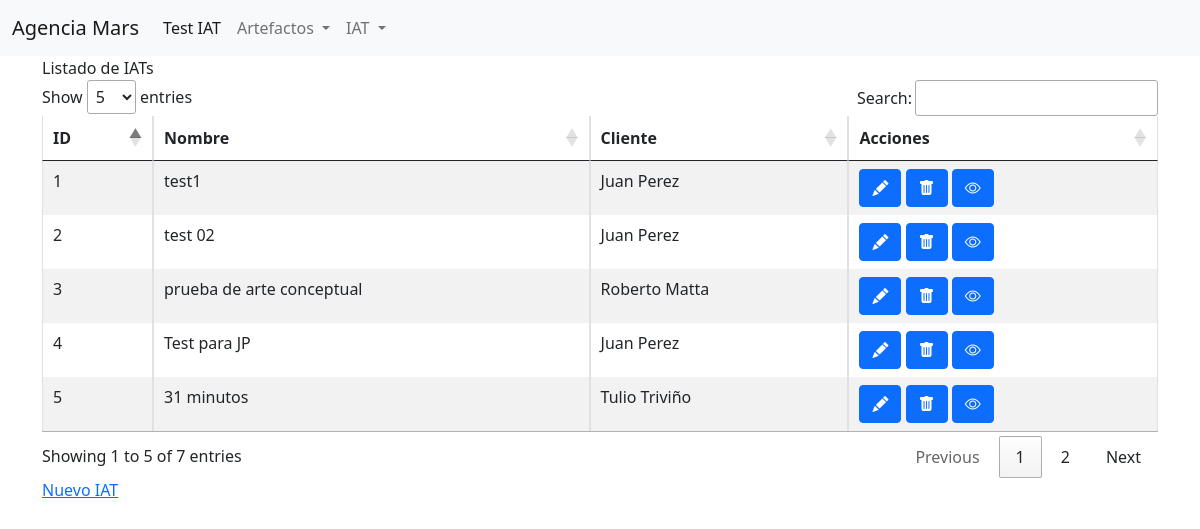
Screenshot of /iat/ with the database file from the repository.
### test_iat/models.py (models this page shows)
class Test(models.Model):
    nombre = models.CharField(max_length=255)
    cliente = models.ForeignKey(Cliente, related_name="tests", on_delete = models.CASCADE)
    created_at = models.DateTimeField(auto_now_add=True)
    updated_at = models.DateTimeField(auto_now=True)

class Cliente(models.Model):
    nombre =  models.CharField(max_length=255,unique=True)
    created_at = models.DateTimeField(auto_now_add=True)
    updated_at = models.DateTimeField(auto_now=True)

### test_iat/views.py (the view)
# urls.py: path('iat/', views.iat ),
def iat(request):
    iats=Test.objects.all()
    context={
        "iats":iats,
        "accion":'default'
    }
    return render(request, 'iat.html', context)

### test_iat/templates/iat.html (shortened to what this page needs)
{% extends './base.html' %}
{% block content %}
<div class="container">
    {% ifequal accion "default" %}
    <div class="row">
        <div class="col">
            Listado de IATs
        </div>
    </div>
    <div class="row">
        <div class="col">
            <div class="table-responsive">
                <table id="shows" class="table table-striped table-bordered" width="100%" >
                    <thead>
                        <tr>
                            <th>ID</th>
                            <th>Nombre</th>
                            <th>Cliente</th>
                            <th>Acciones</th>
                        </tr>
                    </thead>
                    <tbody>
                    {% for iat in iats %}
                        <tr>
                            <td> {{iat.id}}</td>
                            <td> {{iat.nombre}}</td>
                            <td> {{iat.cliente.nombre}}</td>
                            <td><span data-placement="top" data-toggle="tooltip" title="Editar">
                                    <a href="/iat/{{iat.id}}/edit" class="btn btn-primary btn-xs" data-title="view" data-toogle="modal" data-target="#view">
                                        <i class="bi bi-pencil-fill"></i>
                                    </a>
                                </span>
                                <span data-placement="top" data-toggle="tooltip" title="Delete">
                                    <a href="#" data-href="/cliente/{{iat.id}}/destroy" class="btn btn-primary btn-xs" data-title="view" data-bs-toggle="modal" data-bs-target="#confirm-delete">
                                        <i class="bi bi-trash-fill"></i>
                                    </a>
                                </span>
                                <a href="/iat/{{iat.id}}" data-href="/iat/{{iat.id}}" class="btn btn-primary btn-xs" data-title="view" title="detalles" >
                                    <i class="bi bi-eye"></i>
                                </a>
                            </td>
                        </tr>
                    {% endfor %}
                    </tbody>
                </table>
            </div>
        </div>
    </div>
    <div class="row">
        <div class="col-8">
            <a href="/iat/new">Nuevo IAT</a>
        </div>
    </div>
    {% endifequal %}
</div>
{% endblock %}

### rows the page displays
Test: id "1", nombre "test1", cliente.nombre "Juan Perez"
Test: id "2", nombre "test 02", cliente.nombre "Juan Perez"
Test: id "3", nombre "prueba de arte conceptual", cliente.nombre "Roberto Matta"
Test: id "4", nombre "Test para JP", cliente.nombre "Juan Perez"
Test: id "5", nombre "31 minutos", cliente.nombre "Tulio Triviño"
